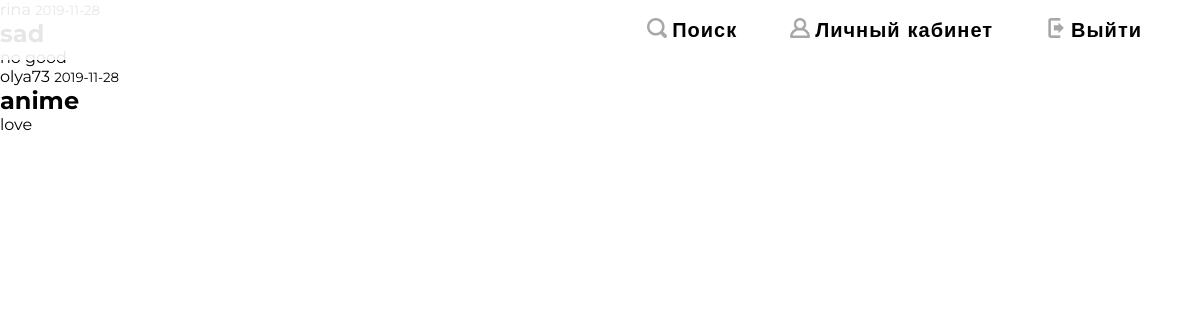
The app's page /home, older data.
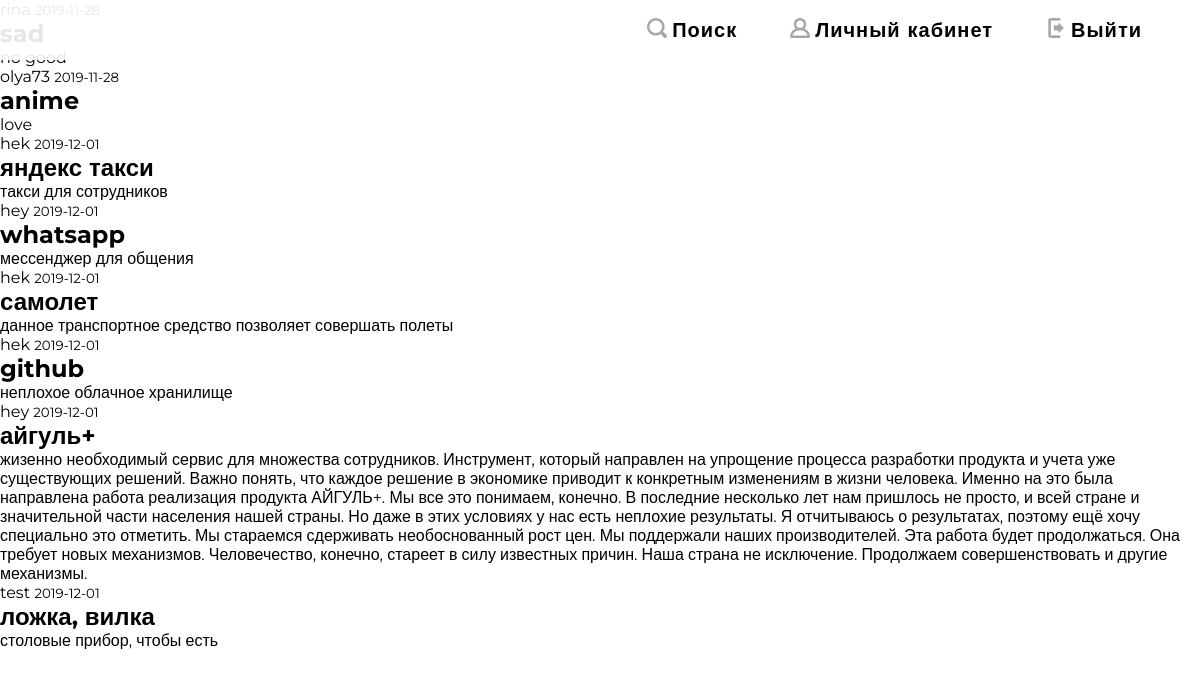
The same page, newer data.
### flaskblog/models.py (models this page shows, shortened)
class Post(db.Model):
	id = db.Column(db.Integer, primary_key=True)
	title = db.Column(db.String(100), nullable=False)
	date_posted = db.Column(db.DateTime, nullable=False, default=datetime.utcnow)
	content = db.Column(db.Text, nullable=False)
	user_id = db.Column(db.Integer, db.ForeignKey('user.id'), nullable=False)

class User(db.Model, UserMixin):
	id = db.Column(db.Integer, primary_key=True)
	username = db.Column(db.String(20), unique=True, nullable=False)
	email = db.Column(db.String(120), unique=True, nullable=False)
	image_file = db.Column(db.String(20), nullable=False, default = 'default.png')
	password = db.Column(db.String(60), nullable=False)
	posts = db.relationship('Post', backref='author', lazy=True)

### flaskblog/routes.py (the view)
@app.route('/home')
def home():
 posts = Post.query.all()
 return render_template('home.html', posts = posts)

### flaskblog/templates/home.html
{% extends "layout.html" %}
{% block content %}
	{% for post in posts %}
		<article class="media content-section">
		  <div class="media-body">
		    <div class="article-metadata">
		      <a class="mr-2" href="#">{{ post.author.username }}</a>
		      <small class="text-muted">{{ post.date_posted.strftime('%Y-%m-%d') }}</small>
		    </div>
		    <h2><a class="article-title" href="{{ url_for('post', post_id=post.id)}}">{{ post.title }}</a></h2>
		    <p class="article-content">{{ post.content }}</p>
		  </div>
		</article>
	{% endfor %}
{% endblock content%}

### flaskblog/templates/layout.html (shortened to what this page needs)
<!DOCTYPE html>
<html>
<head>
	<link rel="stylesheet" type="text/css" href="{{ url_for('static', filename='main.css')}}">
</head>
<body>
	  <nav>
	          <a href="{{ url_for('search')}}">Поиск</a>
			  <a href="{{ url_for('account')}}">Личный кабинет</a>
			  <a href="{{ url_for('logout')}}">Выйти</a>
	  </nav>
		<main role="main" class="container">
		  <div class="wrapper">
		    <div class="wrap">
		      {% block content %}{% endblock %}
		    </div>
		  </div>
		</main>
  </body>
</body>
</html>

### flaskblog/static/main.css (style rules this page uses)
* { padding: 0; margin: 0; box-sizing: border-box; font-family: 'Montserrat', sans-serif; }
a { color: #000; text-decoration: none; }
body { height: 100%; width: 100%; overflow-x: hidden; }
nav { position: fixed; top: 0; left: 0; height: 60px; width: 100%; display: flex; align-items: center; justify-content: flex-end; font-size: 20px; padding: 0px 30px; z-index: 10; background: rgba(255,255,255,0.9);; }
nav a { padding: 3px; margin: 0px 25px; letter-spacing: 1px; font-weight: 900; background: url(profile_pic/106236-64.png); background-repeat: no-repeat; background-size: 20px; background-position: 0px 3px; padding-left: 25px; position: relative; transition: ease 0.2s; filter: grayscale(1); }
nav a:nth-child(2) { background: url(profile_pic/3994415-64.png); background-repeat: no-repeat; background-size: 20px; background-position: 0px 3px; }
nav a:nth-child(3) { background: url(profile_pic/383221-64.png); background-repeat: no-repeat; background-size: 20px; background-position: 0px 3px; }
nav a:after { content: ''; position: absolute; bottom: -2px; left: 0; height: 1px; width: 100%; background: #19d491; transform: scaleX(0); transform-origin: left; transition: transform ease 0.3s; }
.wrapper { height: 100%; min-height: 100vh; min-width: 100vw; width: 100%; position: relative; display: flex; overflow-x: hidden; }

Row changes from the older to the newer data that the page shows:
added Post: author.username "hek", date_posted "2019-12-01", title "яндекс такси", content "такси для сотрудников"
added Post: author.username "hey", date_posted "2019-12-01", title "whatsapp", content "мессенджер для общения"
added Post: author.username "hek", date_posted "2019-12-01", title "самолет", content "данное транспортное средство позволяет совершать полеты"
added Post: author.username "hek", date_posted "2019-12-01", title "github", content "неплохое облачное хранилище"
added Post: author.username "hey", date_posted "2019-12-01", title "айгуль+", content "жизенно необходимый сервис для множества сотрудников. Инструмент, который направлен на упрощение процесса разработки продукта и учета уже существующих решений. Важно понять, что каждое решение в экономике приводит к конкретным изменениям в жизни человека. Именно на это была направлена работа реализация продукта АЙГУЛЬ+. Мы все это понимаем, конечно. В последние несколько лет нам пришлось не просто, и всей стране и значительной части населения нашей страны. Но даже в этих условиях у нас есть неплохие результаты. Я отчитываюсь о результатах, поэтому ещё хочу специально это отметить. Мы стараемся сдерживать необоснованный рост цен. Мы поддержали наших производителей. Эта работа будет…"
added Post: author.username "test", date_posted "2019-12-01", title "ложка, вилка", content "столовые прибор, чтобы есть"
